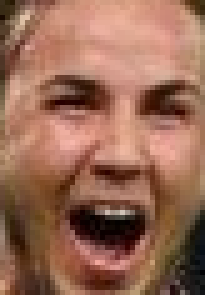
%> input picture data/Faces/1.bmp, 41 x 59 px (shown 5 times larger); its folder holds only this picture in this run
$ octave ex_4_1.m   (GNU Octave 9; MATLAB toolbox functions it lacks are replaced by stand-ins)
%> lines starting %> are read from the running program, lines starting %| are printed output that depends on the picture
### color_histogram.m
function face_template = color_histogram(L)
%> called with L = 3
%从训练集中根据输入参数L得到人脸模板，需将样本置于同目录的data/Faces文件夹下
%face_template：人脸模板的颜色矢量v
% L:选取二进制高L位
    face_template = zeros(2^(3 * L), 1);
    % 将图片读取进来并得到人脸标准
    img_folder = 'data/Faces/';
    img_list = dir(img_folder);
    % img_list前两个是"."和"..", 所以计数从3开始
    for img_name=3:length(img_list)
        image = imread([img_folder, img_list(img_name).name]);
%> image is the input picture: size 59x41x3 uint8; mean R, G, B 151.9, 105.3, 84.8
        %所有图片的颜色向量u(R)累加，512*1
        face_template = face_template + img2color_vec(image, L);
    end
    % img_list前两个是"."和"..", 所以除以长度-2
    face_template = face_template / (length(img_list) - 2);
end

### img2color_vec.m
function color_vec = img2color_vec(img, L)
%> called with L = 3
%将图像根据L转变成颜色比例向量v的函数，L就是选取二进制高L位
%   img:图像
%   L:选取二进制高L位
    color_vec = zeros(2^(3 * L), 1);
    % 抽取前L位，因为后续还需要向左移位，所以延展位数
    %image大小即图片大小
    image = double(bitshift(img, -(8 - L)));
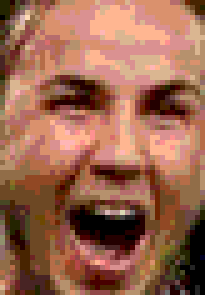
%> image: size 59x41x3 double (shown 5 times larger); mean R, G, B 4.26, 2.82, 2.19; drawn with min black and max white
    color_list = bitshift(image(:, :, 1), 2 * L) + bitshift(image(:, :, 2), L) + image(:, :, 3);
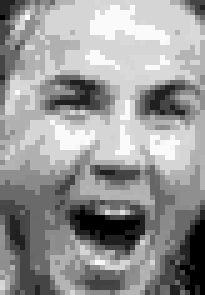
%> color_list: size 59x41 double (shown 5 times larger); min 0, max 501, mean 297.4; drawn with min black and max white
    % 展平成1维数组，方便后续计算
    color_list = color_list(:);%每一个像素的（R<<2L)+(G<<L)+(B)
%> color_list = 2419 values, max 501 at index 299, min 0 at index 4, mean 297.4
    %计算dirac(P_xy-c(n))
    %color_vec(4)对应n=3,color_vec(4)=sum(color_list==3)
    %即n=color_list(xiangsu),应该放到color_vec(n+1),因length(color_list)<<n，用像素来循环效率远高于n循环
    for xiangsu=1:length(color_list)
        n = color_list(xiangsu);
        color_vec(n + 1) = color_vec(n + 1) + 1;
    end
%> this loop made 2419 passes
%> n on passes 1 to 3: 72, 72, 72
%> after the loop, color_vec = 512 values, max 250 at index 420, min 0 at index 3, mean 4.72
    % 转换成比例
    color_vec = color_vec / length(color_list);%sum(color_vec)=1,color_list表示像素点
%> color_vec = 512 values, max 0.103 at index 420, min 0 at index 3, mean 0.00195
end

### ex_4_1.m
close all;clear;clc;

% 分别令L为3,4,5，得到不同的人脸模板结果
face_template1 = color_histogram(3);
%> in color_histogram, `face_template = face_template + img2color_vec(image, L);`: face_template has the same summary as color_vec in img2color_vec
%> face_template1 has the same summary as color_vec in img2color_vec
face_template2 = color_histogram(4);
%> the loop in img2color_vec (call 2), `for xiangsu=1:length(color_list)` made 2419 passes
%> n on passes 1 to 3: 801, 801, 801
%> face_template2 = 4096 values, max 0.0661 at index 3481, min 0 at index 3, mean 0.000244
face_template3 = color_histogram(5);
%> call 3 of img2color_vec, with L = 5
%> in img2color_vec (call 3), `color_list = bitshift(image(:, :, 1), 2 * L) + bitshift(image(:, :, 2)..`:
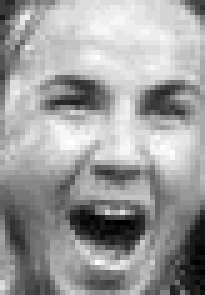
%> color_list: size 59x41 double (shown 5 times larger); min 0, max 31445, mean 19421; drawn with min black and max white
%> in img2color_vec (call 3), `color_list = color_list(:);`: color_list = 2419 values, max 31445 at index 855, min 0 at index 1106, mean 19421
%> the loop in img2color_vec (call 3), `for xiangsu=1:length(color_list)` made 2419 passes
%> n on passes 1 to 3: 7331, 7330, 7330

% 绘制出不同L情况下的人脸模板
figure;
subplot(3, 1, 1);plot(face_template1);title("L = 3");xlabel("颜色索引");ylabel("频率");
subplot(3, 1, 2);plot(face_template2);title("L = 4");xlabel("颜色索引");ylabel("频率");
subplot(3, 1, 3);plot(face_template3);title("L = 5");xlabel("颜色索引");ylabel("频率");
%> after `ylabel("频率")`:
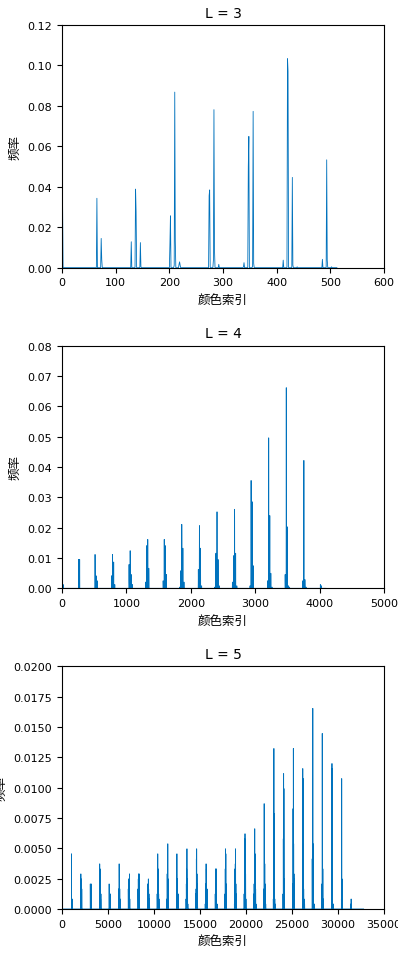
%> figure redrawn from the program's plot data, 3 panels; panel 1: curve peaks at x = 420, y = 0.103; panel 2: curve peaks at x = 3481, y = 0.0661; panel 3: curve peaks at x = 27249, y = 0.0165

$ run again, on data/Faces/13.bmp
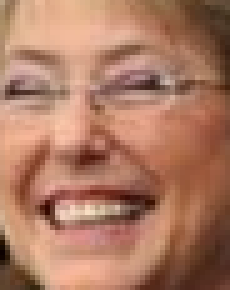
%> input picture data/Faces/13.bmp, 46 x 58 px (shown 5 times larger)
%> in color_histogram, image is the input picture: size 58x46x3 uint8; mean R, G, B 172.7, 121.9, 98.5
%> image: size 58x46x3 double
%> in img2color_vec, `color_list = color_list(:);`: color_list = 2668 values, max 502 at index 855, min 0 at index 50, mean 343.5
%> the loop in img2color_vec, `for xiangsu=1:length(color_list)` made 2668 passes
%> n on passes 1 to 3: 364, 355, 355
%> after the loop in img2color_vec, `for xiangsu=1:length(color_list)`: color_vec = 512 values, max 328 at index 493, min 0 at index 2, mean 5.21
%> in img2color_vec, `color_vec = color_vec / length(color_list);`: color_vec = 512 values, max 0.123 at index 493, min 0 at index 2, mean 0.00195
%> face_template has the same summary as color_vec in img2color_vec
%> face_template1 has the same summary as color_vec in img2color_vec
%> the loop in img2color_vec (call 2), `for xiangsu=1:length(color_list)` made 2668 passes
%> n on passes 1 to 3: 2984, 2695, 2694
%> face_template2 = 4096 values, max 0.0547 at index 3770, min 0 at index 2, mean 0.000244
%> in img2color_vec (call 3), `color_list = bitshift(image(:, :, 1), 2 * L) + bitshift(image(:, :, 2)..`:
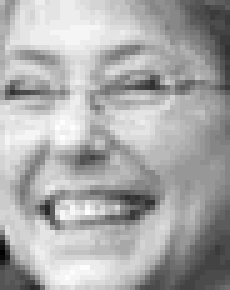
%> color_list: size 58x46 double (shown 5 times larger); min 1024, max 32632, mean 22149.8; drawn with min black and max white
%> in img2color_vec (call 3), `color_list = color_list(:);`: color_list = 2668 values, max 32632 at index 1029, min 1024 at index 51, mean 22149.8
%> the loop in img2color_vec (call 3), `for xiangsu=1:length(color_list)` made 2668 passes
%> n on passes 1 to 3: 24208, 22062, 21036
%> `ylabel("频率")`:
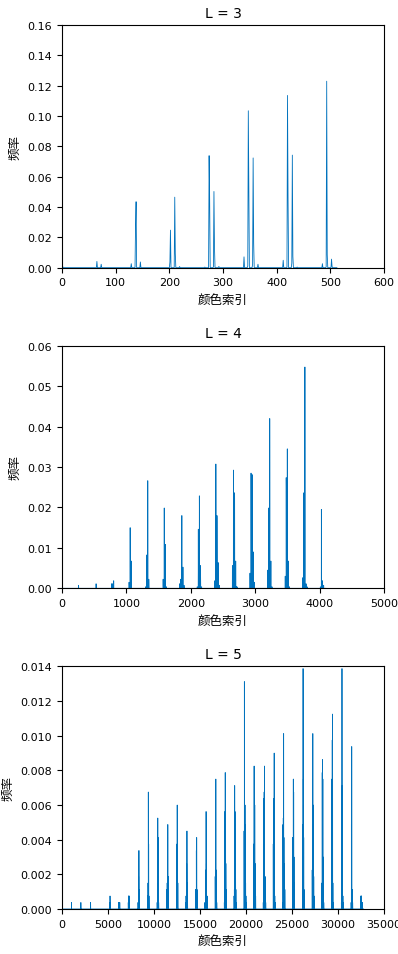
%> figure redrawn from the program's plot data, 3 panels; panel 1: curve peaks at x = 493, y = 0.123; panel 2: curve peaks at x = 3770, y = 0.0547; panel 3: curve peaks at x = 26192, y = 0.0139

$ run again, on data/Faces/14.bmp
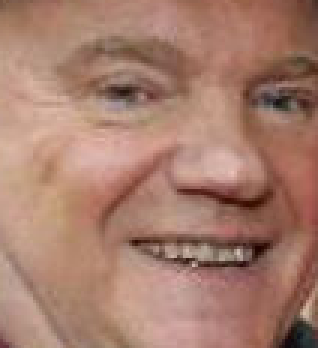
%> input picture data/Faces/14.bmp, 106 x 116 px (shown 3 times larger)
%> in color_histogram, image is the input picture: size 116x106x3 uint8; mean R, G, B 166.8, 125.2, 109
%> image: size 116x106x3 double
%> the loop in img2color_vec, `for xiangsu=1:length(color_list)` made 12296 passes
%> n on passes 1 to 3: 210, 210, 210
%> after the loop in img2color_vec, `for xiangsu=1:length(color_list)`: color_vec = 512 values, max 2479 at index 356, min 0 at index 3, mean 24.02
%> in img2color_vec, `color_vec = color_vec / length(color_list);`: color_vec = 512 values, max 0.202 at index 356, min 0 at index 3, mean 0.00195
%> face_template has the same summary as color_vec in img2color_vec
%> face_template1 has the same summary as color_vec in img2color_vec
%> in img2color_vec (call 2), `color_list = bitshift(image(:, :, 1), 2 * L) + bitshift(image(:, :, 2)..`:
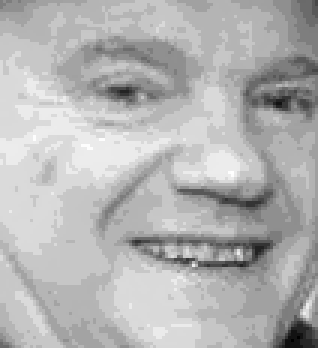
%> color_list: size 116x106 double (shown 3 times larger); min 0, max 3787, mean 2673.3; drawn with min black and max white
%> the loop in img2color_vec (call 2), `for xiangsu=1:length(color_list)` made 12296 passes
%> n on passes 1 to 3: 1876, 1876, 1876
%> after the loop in img2color_vec (call 2), `for xiangsu=1:length(color_list)`: color_vec = 4096 values, max 1048 at index 2679, min 0 at index 2, mean 3
%> in img2color_vec (call 2), `color_vec = color_vec / length(color_list);`: color_vec = 4096 values, max 0.0852 at index 2679, min 0 at index 2, mean 0.000244
%> face_template2 has the same summary as color_vec in img2color_vec
%> `ylabel("频率")`:
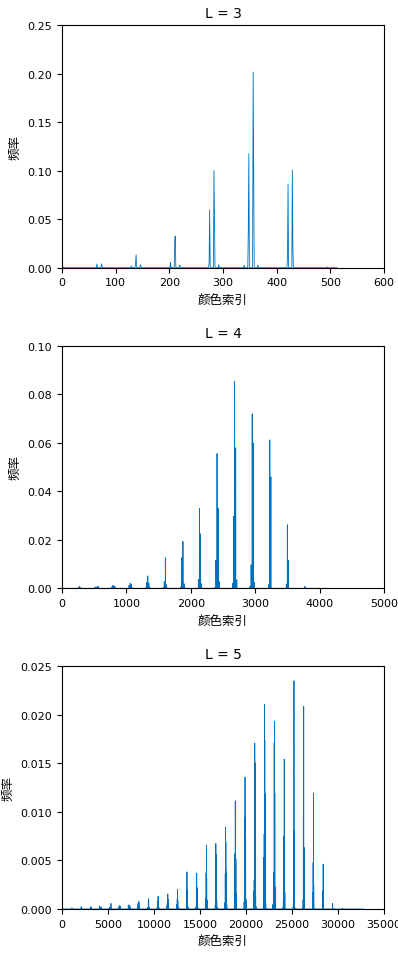
%> figure redrawn from the program's plot data, 3 panels; panel 1: curve peaks at x = 356, y = 0.202; panel 2: curve peaks at x = 2679, y = 0.0852; panel 3: curve peaks at x = 25202, y = 0.0235

$ run again, on data/Faces/15.bmp
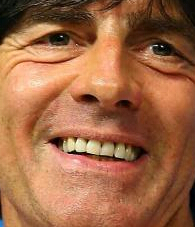
%> input picture data/Faces/15.bmp, 195 x 227 px
%> in color_histogram, image is the input picture: size 227x195x3 uint8; mean R, G, B 159.2, 104.1, 70.2
%> image: size 227x195x3 double
%> the loop in img2color_vec, `for xiangsu=1:length(color_list)` made 44265 passes
%> n on passes 1 to 3: 0, 0, 0
%> after the loop in img2color_vec, `for xiangsu=1:length(color_list)`: color_vec = 512 values, max 4451 at index 274, min 0 at index 3, mean 86.46
%> in img2color_vec, `color_vec = color_vec / length(color_list);`: color_vec = 512 values, max 0.101 at index 274, min 0 at index 3, mean 0.00195
%> face_template has the same summary as color_vec in img2color_vec
%> face_template1 has the same summary as color_vec in img2color_vec
%> the loop in img2color_vec (call 2), `for xiangsu=1:length(color_list)` made 44265 passes
%> face_template2 = 4096 values, max 0.0278 at index 2115, min 0 at index 3, mean 0.000244
%> in img2color_vec (call 3), `color_list = bitshift(image(:, :, 1), 2 * L) + bitshift(image(:, :, 2)..`:
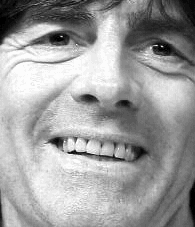
%> color_list: size 227x195 double; min 0, max 32763, mean 20335.7; drawn with min black and max white
%> the loop in img2color_vec (call 3), `for xiangsu=1:length(color_list)` made 44265 passes
%> n on passes 1 to 3: 1056, 1057, 1057
%> `ylabel("频率")`:
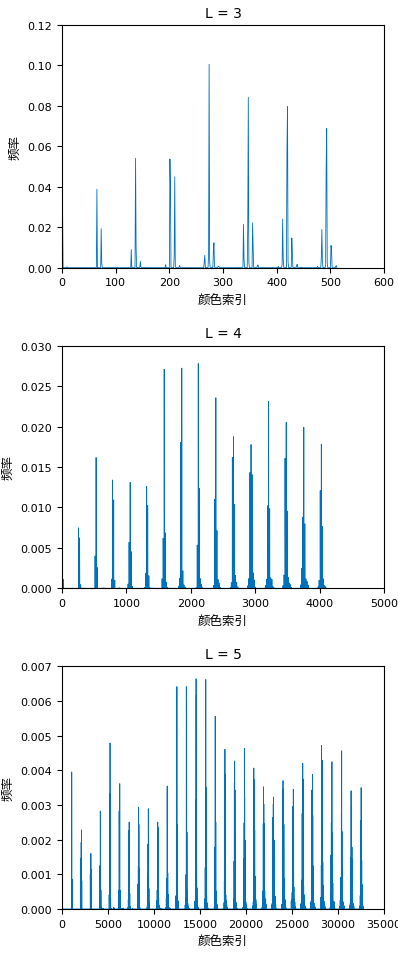
%> figure redrawn from the program's plot data, 3 panels; panel 1: curve peaks at x = 274, y = 0.101; panel 2: curve peaks at x = 2115, y = 0.0278; panel 3: curve peaks at x = 14565, y = 0.00664

$ run again, on data/Faces/10.bmp
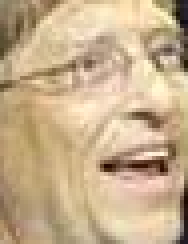
%> input picture data/Faces/10.bmp, 47 x 61 px (shown 4 times larger)
%> in color_histogram, image is the input picture: size 61x47x3 uint8; mean R, G, B 198.5, 173.8, 139.8
%> image: size 61x47x3 double
%> in img2color_vec, `color_list = color_list(:);`: color_list = 2867 values, max 510 at index 1045, min 0 at index 2688, mean 408.2
%> the loop in img2color_vec, `for xiangsu=1:length(color_list)` made 2867 passes
%> n on passes 1 to 3: 291, 291, 282
%> after the loop in img2color_vec, `for xiangsu=1:length(color_list)`: color_vec = 512 values, max 594 at index 502, min 0 at index 2, mean 5.6
%> in img2color_vec, `color_vec = color_vec / length(color_list);`: color_vec = 512 values, max 0.207 at index 502, min 0 at index 2, mean 0.00195
%> face_template has the same summary as color_vec in img2color_vec
%> face_template1 has the same summary as color_vec in img2color_vec
%> the loop in img2color_vec (call 2), `for xiangsu=1:length(color_list)` made 2867 passes
%> n on passes 1 to 3: 2439, 2182, 2165
%> face_template2 = 4096 values, max 0.0614 at index 3787, min 0 at index 1, mean 0.000244
%> `ylabel("频率")`:
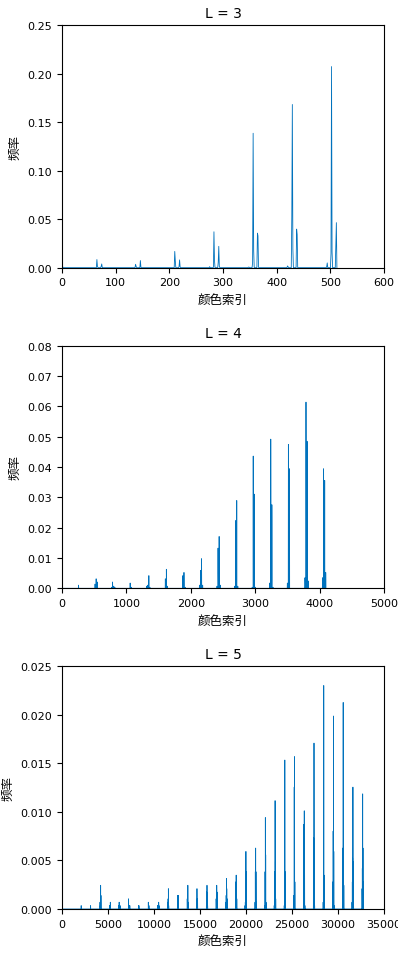
%> figure redrawn from the program's plot data, 3 panels; panel 1: curve peaks at x = 502, y = 0.207; panel 2: curve peaks at x = 3787, y = 0.0614; panel 3: curve peaks at x = 28436, y = 0.023
